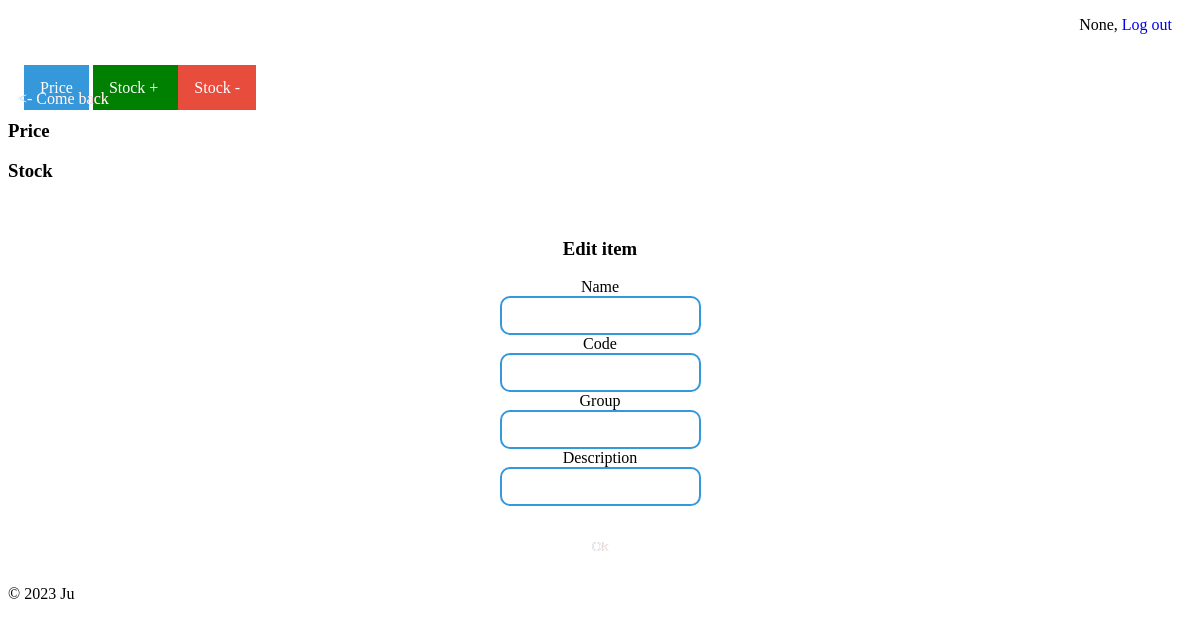
/items/2/, run on an earlier commit of the app's database.
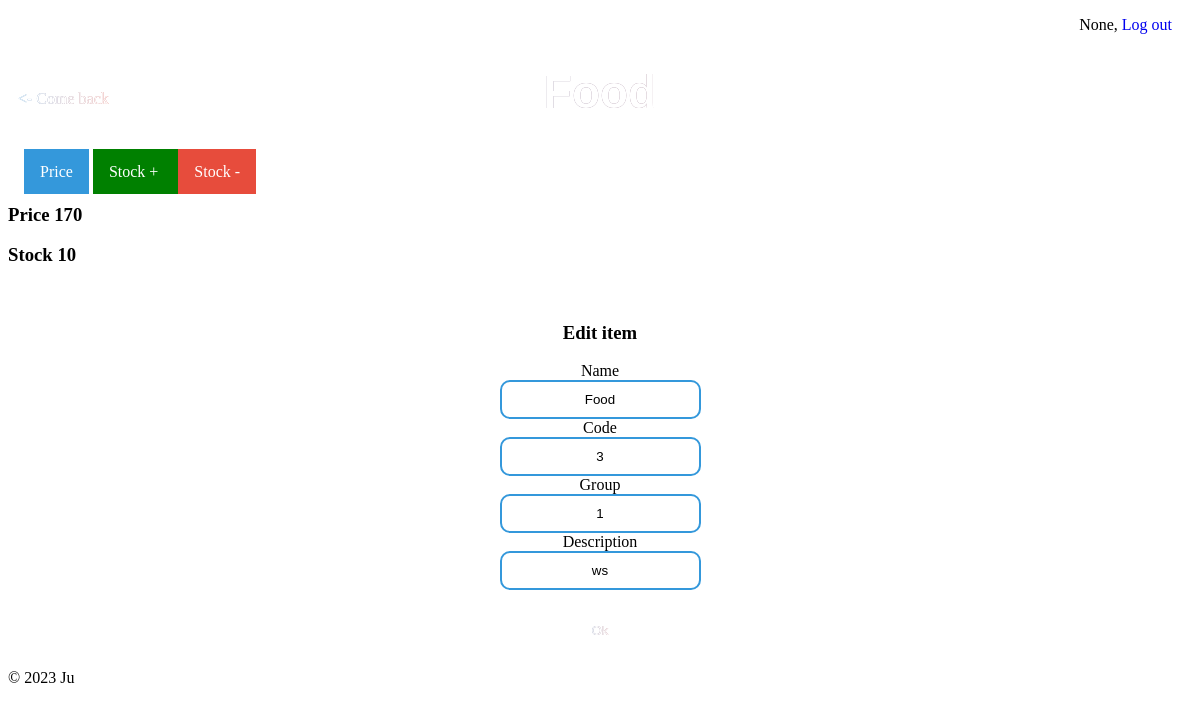
And on a later commit of the database.
### models.py (models this page shows, shortened)
class Item(Base):
    __tablename__ = 'item'
    id = Column(Integer, primary_key=True, autoincrement=True)
    name = Column(String(150), nullable=False)
    item_code = Column(String(50), nullable=True)
    item_group = Column(Integer, ForeignKey('item_group.id'), nullable=True)
    description = Column(String(500), nullable=True)
    user_id = Column(Integer, ForeignKey('user.id'), nullable=False)

class SellingPrice(Base):
    __tablename__ = 'selling_price'
    id = Column(Integer, primary_key=True, autoincrement=True)
    date = Column(Date, default=date.today())
    price = Column(Integer, nullable=False)
    item_id = Column(Integer, ForeignKey('item.id'), nullable=True)

class Stock(Base):
    __tablename__ = 'stock'
    id = Column(Integer, primary_key=True, autoincrement=True)
    stock = Column(Integer, nullable=False)
    item_id = Column(Integer, ForeignKey('item.id'), nullable=True)

### main.py (the view)
@app.route('/items/<item_id>/', methods=['GET', 'POST'])
def item_edit(item_id):
    user_name = session.get('name', None)
    item = database.db_session.query(Item).filter_by(id=item_id).first()
    item_price = database.db_session.query(SellingPrice).filter_by(item_id=item_id).\
        order_by(desc(SellingPrice.date)).first()
    item_stock = database.db_session.query(Stock).filter_by(item_id=item_id).first()
    if request.method == "POST":
        item.name = request.form.get('name')
        item.item_code = request.form.get('code')
        item.item_group = request.form.get('group')
        item.description = request.form.get('description')
        database.db_session.commit()
    return render_template('item_edit.html', item=item, user=user_name, item_id=item_id,
                           price=item_price, stock=item_stock)

### templates/item_edit.html (shortened to what this page needs)
<!DOCTYPE html>
<html lang="en">
<head>
        <link rel="stylesheet" href="{{ url_for('static', filename='customers.css') }}">
</head>
<body>
 <div class="user-info">
     <p class="user-name"> {{ user }}, <a class="logout" href="/logout/">Log out</a></p>
 </div>
 <h1 class="header">{{ item.name }}</h1>
   <div>
         <a class='login' href="/crm/"><- Come back </a>
    </div>
 <div class="item_manager">
     <a class="item_link1" href="/items/{{ item_id }}/price/">Price</a>
     <a class="item_link2" href="/items/{{ item_id }}/stock_add/">Stock + </a>
     <a class="item_link3" href="/items/{{ item_id }}/stock_decrease/">Stock - </a>
 </div><br><br>
 <div>
     <h3>Price {{ price.price }}</h3>
     <h3>Stock {{ stock.stock }}</h3>
 </div><br>
<form action="/items/{{ item_id }}/" method="post" enctype="multipart/form-data">
    <h3 class="h3">Edit item</h3>
    <div class="form-group">
        <label for="element1">Name</label>
        <input class="input-decor" type="text" name="name" value="{{ item.name }}" id="element1">
    </div>
    <div class="form-group">
        <label for="element2">Code</label>
        <input class="input-decor" type="text" name="code" value="{{ item.item_code }}" id="element2">
    </div>
    <div class="form-group">
        <label for="element3">Group</label>
        <input class="input-decor" type="text" name="group" value="{{ item.item_group}}" id="element3">
    </div>
    <div class="form-group">
        <label for="element4">Description</label>
        <input class="input-decor" type="text" name="description" value="{{ item.description }}" id="element4"><br>
    </div>
    <input class="submit2" type="submit" value="Ok">
</form>
 <footer>
     <p>&copy; 2023 Ju</p>
 </footer>
</body>
</html>

### static/customers.css (style rules this page uses)
.input-decor { border: 2px solid #3498db; border-radius: 10px; text-align: center; padding: 10px; margin: 0 auto; display: flex; align-items: center; justify-content: center; }
.submit2 { background: linear-gradient(to right, #3498db, #e74c3c); background-clip: text; border-radius: 15px; color: #fff; border: none; cursor: pointer; padding: 15px; margin: 0 auto; display: flex; align-items: center; justify-content: center; }
.header { text-align: center; font-size: 46px; font-family: Arial, Helvetica, sans-serif; background: linear-gradient(to right, #3498db, #e74c3c); background-clip: text; color: #fff; margin-bottom: 30px; }
.login { background: linear-gradient(to right, #3498db, #e74c3c); background-clip: text; border-radius: 15px; color: #fff; border: none; cursor: pointer; padding: 10px; text-decoration: none; position: absolute; top: 80px; }
.user-info { text-align: right; margin-right: 20px; }
.logout { text-decoration: none; }
.item_manager { float: left; display: block; color: black; text-align: center; padding: 14px 16px; text-decoration: none; }
.item_link1 { text-decoration: none; background: #3498db; color: white; padding: 14px 16px; }
.item_link2 { text-decoration: none; background: green; color: white; padding: 14px 16px; }
.item_link3 { text-decoration: none; background: #e74c3c; color: white; padding: 14px 16px; }
.h3 { text-align: center; }
.form-group { display: flex; flex-direction: column; align-items: center; }

What changed in the data, as far as the page shows it:
added Item: name "Food", code "3", group "1", description "ws"
added SellingPrice: price "170"
added Stock: stock "10"
